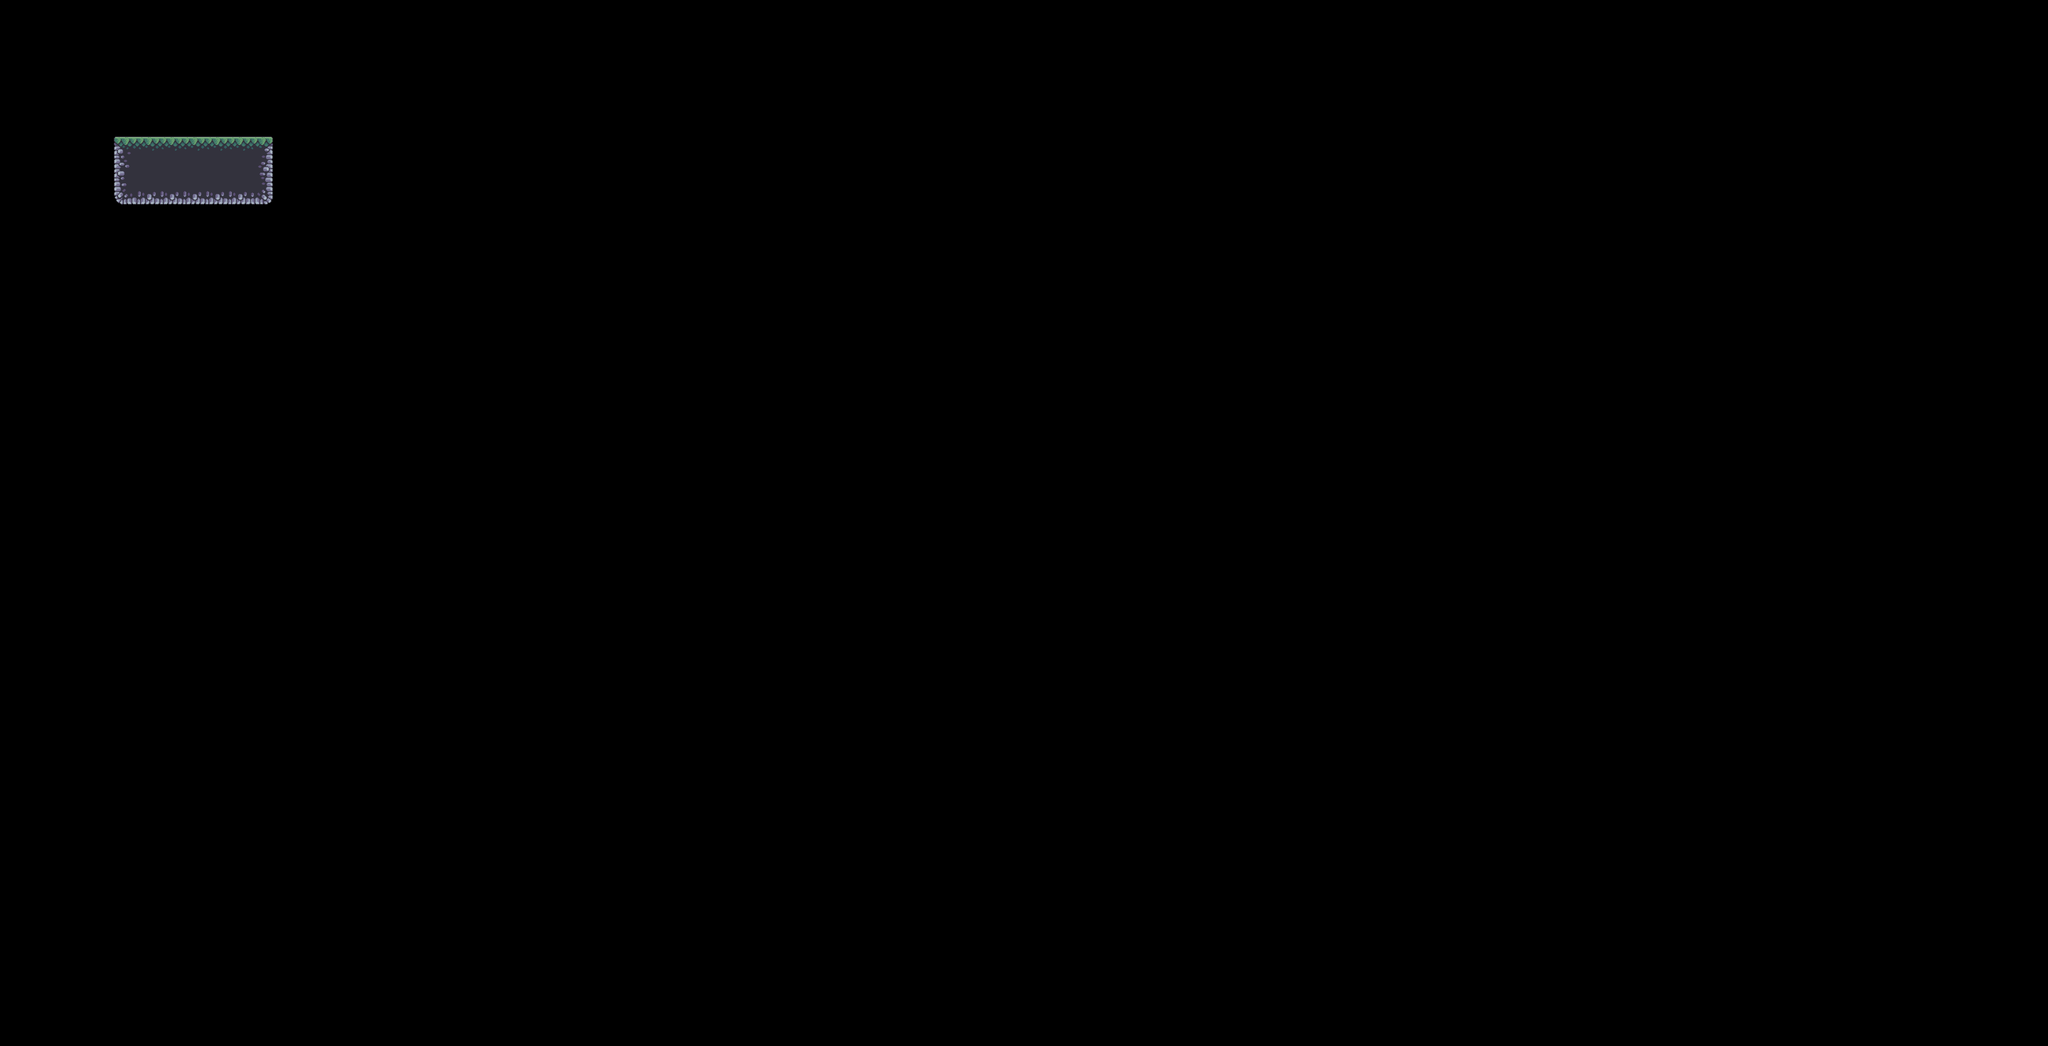

The image is a tile-based game level rendered from a .tmx file. Its description and source (layers, tilesets, objects; grid data summarised) follow:
An orthogonal 90x46 tile map with 64x64 px tiles, 4 tile layers (BG, Terrain, Platforms, FG), 8 tilesets and 3 objects (solid, player, Data).

<map version="1.10" tiledversion="1.11.0" orientation="orthogonal" renderorder="right-down" width="90" height="46" tilewidth="64" tileheight="64" infinite="0" nextlayerid="17" nextobjectid="241">
 <tileset firstgid="1" source="../tilesets/outside.tsx" />
 <tileset firstgid="49" source="../tilesets/items.tsx" />
 <tileset firstgid="55" source="../tilesets/inside.tsx" />
 <tileset firstgid="151" source="../tilesets/extra.tsx" />
 <tileset firstgid="217" source="../tilesets/objects.tsx" />
 <tileset firstgid="247" source="../tilesets/platforms.tsx" />
 <tileset firstgid="255" source="../tilesets/enemies.tsx" />
 <tileset firstgid="256" source="../tilesets/grass.tsx" />
 <objectgroup id="14" name="Objects2" class="solid">
  <object id="210" type="solid" x="1024" y="1408" width="62.864" height="14.3333" visible="0" />
 </objectgroup>
 <layer id="9" name="BG" width="90" height="46">
  <data>[4140 cells, 0 non-empty, 0 distinct tile ids]</data>
 </layer>
 <objectgroup id="12" name="BG details" class="window" />
 <layer id="1" name="Terrain" width="90" height="46">
  <data>[4140 cells, 21 non-empty, 9 distinct tile ids]</data>
 </layer>
 <layer id="5" name="Platforms" width="90" height="46">
  <data>[4140 cells, 0 non-empty, 0 distinct tile ids]</data>
 </layer>
 <layer id="10" name="FG" width="90" height="46">
  <data>[4140 cells, 0 non-empty, 0 distinct tile ids]</data>
 </layer>
 <objectgroup id="4" name="Objects">
  <object id="235" name="player" gid="224" x="448" y="320" width="74" height="56" />
 </objectgroup>
 <objectgroup id="15" name="Transitions" />
 <objectgroup id="13" name="Moving Objects" />
 <objectgroup id="7" name="Items" />
 <objectgroup id="6" name="Enemies" />
 <objectgroup id="16" name="checkpoints" />
 <objectgroup id="2" name="Water" />
 <objectgroup id="8" name="Data">
  <object id="28" name="Data" x="0" y="10" width="64" height="64">
   <properties>
    <property name="bg" value="Green" />
    <property name="bottom_limit" type="int" value="200" />
    <property name="death_border_bottom" type="int" value="0" />
    <property name="horizon_line" type="int" value="1200" />
    <property name="level_unlock" type="int" value="1" />
    <property name="top_limit" type="int" value="0" />
   </properties>
  </object>
 </objectgroup>
</map>
